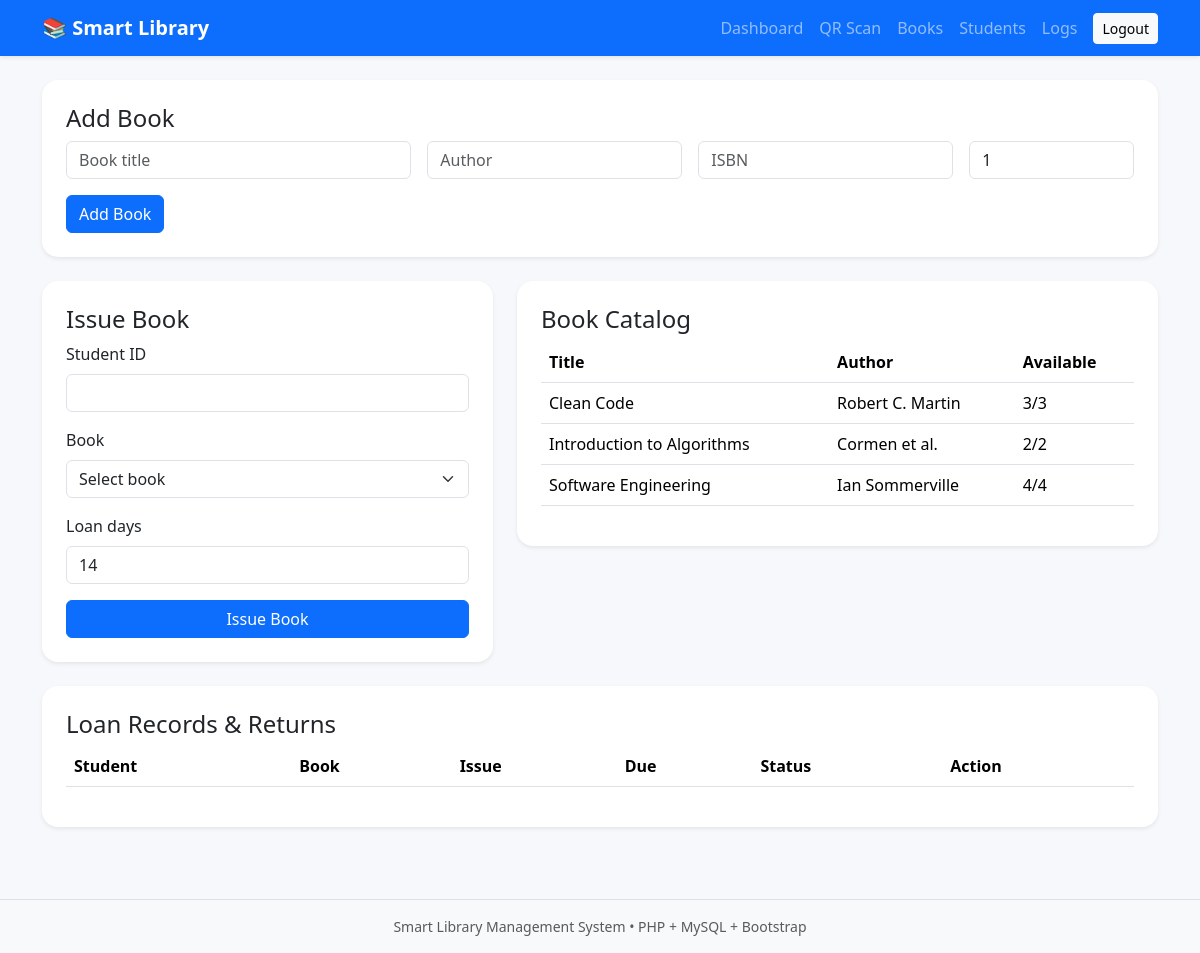
The app's page /books.php (signed in) with its own data.
### tables this page shows
CREATE TABLE books (
    id INT AUTO_INCREMENT PRIMARY KEY,
    title VARCHAR(200) NOT NULL,
    author VARCHAR(150) NOT NULL,
    isbn VARCHAR(50),
    total_copies INT NOT NULL DEFAULT 1,
    available_copies INT NOT NULL DEFAULT 1,
    created_at TIMESTAMP DEFAULT CURRENT_TIMESTAMP
);

### books.php (the view, shortened to what this page needs)
<?php
require_once "config/db.php";
$books = $pdo->query("SELECT * FROM books ORDER BY title")->fetchAll();
include "partials/header.php";
?>
<?php if ($_SESSION["user"]["role"] === "admin"): ?>
<div class="card shadow-sm p-4 mb-4">
<h4>Add Book</h4>
<form method="post" class="row g-3">
<div class="col-md-4"><input name="title" class="form-control" placeholder="Book title" required></div>
<div class="col-md-3"><input name="author" class="form-control" placeholder="Author" required></div>
<div class="col-md-3"><input name="isbn" class="form-control" placeholder="ISBN"></div>
<div class="col-md-2"><input name="copies" type="number" min="1" value="1" class="form-control"></div>
<div class="col-12"><button class="btn btn-primary">Add Book</button></div>
</form>
</div>
<?php endif; ?>
<div class="row g-4">
<div class="col-lg-5">
<div class="card shadow-sm p-4">
<h4>Issue Book</h4>
<form method="post">
<label class="form-label">Student ID</label><input name="student_id" class="form-control mb-3" required>
<label class="form-label">Book</label>
<select name="book_id" class="form-select mb-3" required>
<option value="">Select book</option>
</select>
<label class="form-label">Loan days</label><input name="days" type="number" min="1" max="60" value="14" class="form-control mb-3">
<button class="btn btn-primary w-100">Issue Book</button>
</form>
</div>
</div>
<div class="col-lg-7">
<div class="card shadow-sm p-4">
<h4>Book Catalog</h4>
<div class="table-responsive"><table class="table">
<tr><th>Title</th><th>Author</th><th>Available</th></tr>
<?php foreach($books as $b): ?><tr>
<td><?= htmlspecialchars($b["title"]) ?></td><td><?= htmlspecialchars($b["author"]) ?></td><td><?= $b["available_copies"] ?>/<?= $b["total_copies"] ?></td>
</tr><?php endforeach; ?>
</table></div>
</div>
</div>
</div>
<div class="card shadow-sm p-4 mt-4">
<h4>Loan Records & Returns</h4>
<div class="table-responsive"><table class="table table-hover">
<tr><th>Student</th><th>Book</th><th>Issue</th><th>Due</th><th>Status</th><th>Action</th></tr>
</table></div>
</div>
<?php include "partials/footer.php"; ?>

### partials/header.php (shortened to what this page needs)
<!doctype html>
<html lang="en">
<head>
    <link href="https://cdn.jsdelivr.net/npm/bootstrap@5.3.3/dist/css/bootstrap.min.css" rel="stylesheet">
    <link rel="stylesheet" href="assets/css/style.css">
</head>
<body>
<nav class="navbar navbar-expand-lg navbar-dark bg-primary shadow-sm">
    <div class="container">
        <a class="navbar-brand fw-bold" href="dashboard.php">📚 Smart Library</a>
        <?php if (isset($_SESSION["user"])): ?>
        <div class="collapse navbar-collapse" id="nav">
            <ul class="navbar-nav ms-auto align-items-lg-center">
                <li class="nav-item"><a class="nav-link" href="dashboard.php">Dashboard</a></li>
                <li class="nav-item"><a class="nav-link" href="scan.php">QR Scan</a></li>
                <li class="nav-item"><a class="nav-link" href="books.php">Books</a></li>
                <?php if ($_SESSION["user"]["role"] === "admin"): ?>
                    <li class="nav-item"><a class="nav-link" href="students.php">Students</a></li>
                    <li class="nav-item"><a class="nav-link" href="admin_logs.php">Logs</a></li>
                <?php endif; ?>
                <li class="nav-item"><a class="btn btn-light btn-sm ms-lg-2" href="logout.php">Logout</a></li>
            </ul>
        </div>
        <?php endif; ?>
    </div>
</nav>
<main class="container py-4">

### partials/footer.php (shortened to what this page needs)
</main>
<footer class="border-top bg-light py-3 mt-5">
    <div class="container text-center text-muted small">
        Smart Library Management System • PHP + MySQL + Bootstrap
    </div>
</footer>
</body>
</html>

### assets/css/style.css (style rules this page uses)
body { background:#f6f8fb; }
.card { border:0; border-radius:16px; }
.table td,.table th { vertical-align:middle; }

### records on screen
books: title "Clean Code", author "Robert C. Martin", available_copies "3", total_copies "3"
books: title "Introduction to Algorithms", author "Cormen et al.", available_copies "2", total_copies "2"
books: title "Software Engineering", author "Ian Sommerville", available_copies "4", total_copies "4"
